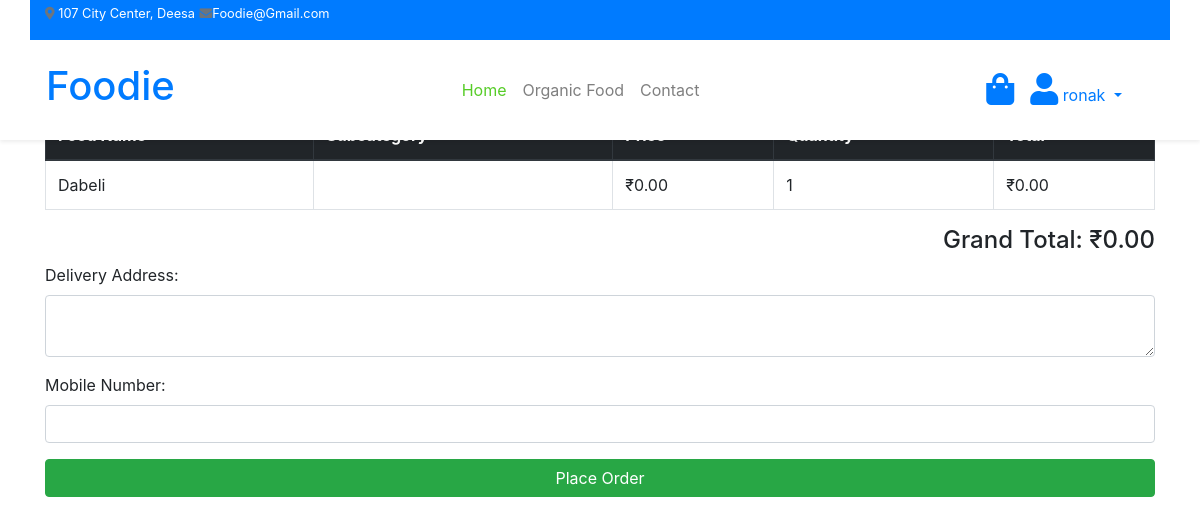
The app's page /front-end/checkoutes.php (signed in) with its own data.
### tables this page shows
CREATE TABLE `user_carts` (
  `id` int(11) NOT NULL,
  `user_id` int(11) NOT NULL,
  `food_id` int(11) NOT NULL,
  `subcategory_id` int(11) DEFAULT NULL,
  `quantity` int(11) NOT NULL DEFAULT 1,
  `create_date` datetime DEFAULT current_timestamp(),
  `update_date` datetime DEFAULT current_timestamp() ON UPDATE current_timestamp(),
  `delete_date` datetime DEFAULT NULL,
  `price` decimal(10,2) NOT NULL
);

CREATE TABLE `foods` (
  `id` int(11) NOT NULL,
  `user_id` int(11) NOT NULL,
  `category_id` int(11) NOT NULL,
  `name` varchar(100) DEFAULT NULL,
  `description` varchar(255) DEFAULT NULL,
  `weight` decimal(10,2) DEFAULT NULL,
  `weight_type` varchar(20) DEFAULT NULL,
  `status` tinyint(5) DEFAULT NULL,
  `category_name` varchar(200) NOT NULL,
  `user_name` varchar(200) NOT NULL,
  `create_date` date NOT NULL DEFAULT current_timestamp(),
  `update_date` date DEFAULT NULL,
  `delete_date` date DEFAULT NULL,
  `subcategory_id` int(11) DEFAULT NULL,
  `price` decimal(10,2) NOT NULL,
  `image` varchar(255) DEFAULT NULL
);

### front-end/checkoutes.php (the view, shortened to what this page needs)
<?php
include('header.php');
include('../db_connect/connection.php');
$user_id = $_SESSION['id'] ?? 0;
$sql = "SELECT uc.*, f.name AS food_name, f.image, fs.name AS subcategory_name, fs.price
        FROM user_carts uc
        LEFT JOIN foods f ON uc.food_id = f.id
        LEFT JOIN food_subcategories fs ON uc.subcategory_id = fs.id
        WHERE uc.user_id = ?";
$stmt = $con->prepare($sql);
$stmt->bind_param("i", $user_id);
$stmt->execute();
$result = $stmt->get_result();
$total = 0;
?>
<div class="container py-5">
    <h2 class="text-center mb-4">Checkout</h2>
    <?php if ($result->num_rows > 0): ?>
        <table class="table table-bordered">
            <thead class="thead-dark">
                <tr>
                    <th>Food Name</th>
                    <th>Subcategory</th>
                    <th>Price</th>
                    <th>Quantity</th>
                    <th>Total</th>
                </tr>
            </thead>
            <tbody>
                <?php while ($row = $result->fetch_assoc()):
                    $subtotal = $row['price'] * $row['quantity'];
                    $total += $subtotal;
                ?>
                    <tr>
                        <td><?= htmlspecialchars($row['food_name']) ?></td>
                        <td><?= htmlspecialchars($row['subcategory_name']) ?></td>
                        <td>₹<?= number_format($row['price'], 2) ?></td>
                        <td><?= $row['quantity'] ?></td>
                        <td>₹<?= number_format($subtotal, 2) ?></td>
                    </tr>
                <?php endwhile; ?>
            </tbody>
        </table>
        <h4 class="text-right">Grand Total: ₹<?= number_format($total, 2) ?></h4>
        <form action="place_order.php" method="POST" onsubmit="return validateForm();">
            <div class="form-group">
                <label for="address">Delivery Address:</label>
                <textarea name="address" id="address" class="form-control" required></textarea>
            </div>
            <div class="form-group">
                <label for="phone">Mobile Number:</label>
                <input type="text" name="phone" id="phone" class="form-control" required pattern="[0-9]{10}" maxlength="10">
            </div>
            <button type="submit" class="btn btn-success btn-block">Place Order</button>
        </form>
    <?php endif; ?>
</div>

### records on screen
user_carts: food.name "Dabeli", price "0.00", quantity "1", subtotal "0.00"

### other values on screen
$user_id "ronak"
$total "0.00"
